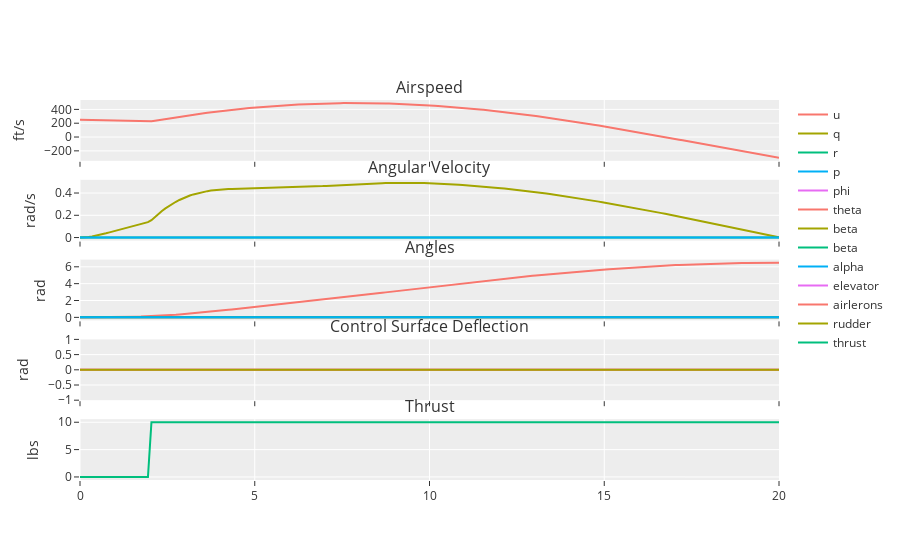

The code cell stored with this chart in its notebook:
### Markdown cell above
### Thrust

### Code cell
u = np.array([[0, 0, 0, 0]] * 10 + [[0, 10, 0, 0]] * 90)
res = p.simulate_uncontrolled(np.linspace(0, 20, 100), u)
p.plot(res.t, res.y, [[p.step_function(_t)[i] for _t in res.t] for i in range(4)], flat=True)
# res.y

### Figure 1 — Plotly figure (JSON) as saved in the notebook; plotly's stock layout.template omitted (floating-point values rounded to 4 significant figures; data arrays with more than 128 entries replaced by an {"elided": "..."} marker saying what was removed)
{"data": [{"name": "u", "type": "scatter", "x": {"elided": "203 float values"}, "xaxis": "x", "y": {"elided": "203 float values"}, "yaxis": "y"}, {"name": "q", "type": "scatter", "x": {"elided": "203 float values"}, "xaxis": "x2", "y": {"elided": "203 float values"}, "yaxis": "y2"}, {"name": "r", "type": "scatter", "x": {"elided": "203 float values"}, "xaxis": "x2", "y": {"elided": "203 int values"}, "yaxis": "y2"}, {"name": "p", "type": "scatter", "x": {"elided": "203 float values"}, "xaxis": "x2", "y": {"elided": "203 int values"}, "yaxis": "y2"}, {"name": "phi", "type": "scatter", "x": {"elided": "203 float values"}, "xaxis": "x3", "y": {"elided": "203 int values"}, "yaxis": "y3"}, {"name": "theta", "type": "scatter", "x": {"elided": "203 float values"}, "xaxis": "x3", "y": {"elided": "203 float values"}, "yaxis": "y3"}, {"name": "beta", "type": "scatter", "x": {"elided": "203 float values"}, "xaxis": "x3", "y": {"elided": "203 int values"}, "yaxis": "y3"}, {"name": "beta", "type": "scatter", "x": {"elided": "203 float values"}, "xaxis": "x3", "y": {"elided": "203 int values"}, "yaxis": "y3"}, {"name": "alpha", "type": "scatter", "x": {"elided": "203 float values"}, "xaxis": "x3", "y": {"elided": "203 int values"}, "yaxis": "y3"}, {"name": "elevator", "type": "scatter", "x": {"elided": "203 float values"}, "xaxis": "x4", "y": {"elided": "203 int values"}, "yaxis": "y4"}, {"name": "airlerons", "type": "scatter", "x": {"elided": "203 float values"}, "xaxis": "x4", "y": {"elided": "203 int values"}, "yaxis": "y4"}, {"name": "rudder", "type": "scatter", "x": {"elided": "203 float values"}, "xaxis": "x4", "y": {"elided": "203 int values"}, "yaxis": "y4"}, {"name": "thrust", "type": "scatter", "x": {"elided": "203 float values"}, "xaxis": "x5", "y": {"elided": "203 int values"}, "yaxis": "y5"}], "layout": {"annotations": [{"font": {"size": 16}, "showarrow": false, "text": "Airspeed", "x": 0.5, "xanchor": "center", "xref": "paper", "y": 1, "yanchor": "bottom", "yref": "paper"}, {"font": {"size": 16}, "showarrow": false, "text": "Angular Velocity", "x": 0.5, "xanchor": "center", "xref": "paper", "y": 0.79, "yanchor": "bottom", "yref": "paper"}, {"font": {"size": 16}, "showarrow": false, "text": "Angles", "x": 0.5, "xanchor": "center", "xref": "paper", "y": 0.58, "yanchor": "bottom", "yref": "paper"}, {"font": {"size": 16}, "showarrow": false, "text": "Control Surface Deflection", "x": 0.5, "xanchor": "center", "xref": "paper", "y": 0.37, "yanchor": "bottom", "yref": "paper"}, {"font": {"size": 16}, "showarrow": false, "text": "Thrust", "x": 0.5, "xanchor": "center", "xref": "paper", "y": 0.16, "yanchor": "bottom", "yref": "paper"}], "autosize": true, "xaxis": {"anchor": "y", "autorange": true, "domain": [0, 1], "matches": "x5", "range": [0, 20], "showticklabels": false, "type": "linear"}, "xaxis2": {"anchor": "y2", "autorange": true, "domain": [0, 1], "matches": "x5", "range": [0, 20], "showticklabels": false, "type": "linear"}, "xaxis3": {"anchor": "y3", "autorange": true, "domain": [0, 1], "matches": "x5", "range": [0, 20], "showticklabels": false, "type": "linear"}, "xaxis4": {"anchor": "y4", "autorange": true, "domain": [0, 1], "matches": "x5", "range": [0, 20], "showticklabels": false, "type": "linear"}, "xaxis5": {"anchor": "y5", "autorange": true, "domain": [0, 1], "range": [0, 20], "type": "linear"}, "yaxis": {"anchor": "x", "autorange": true, "domain": [0.84, 1], "range": [-344.1, 536.0], "title": {"text": "ft/s"}, "type": "linear"}, "yaxis2": {"anchor": "x2", "autorange": true, "domain": [0.63, 0.79], "range": [-0.0273, 0.5187], "title": {"text": "rad/s"}, "type": "linear"}, "yaxis3": {"anchor": "x3", "autorange": true, "domain": [0.42, 0.58], "range": [-0.3608, 6.854], "title": {"text": "rad"}, "type": "linear"}, "yaxis4": {"anchor": "x4", "autorange": true, "domain": [0.21, 0.37], "range": [-1, 1], "title": {"text": "rad"}, "type": "linear"}, "yaxis5": {"anchor": "x5", "autorange": true, "domain": [0, 0.16], "range": [-0.5556, 10.56], "title": {"text": "lbs"}, "type": "linear"}}}
